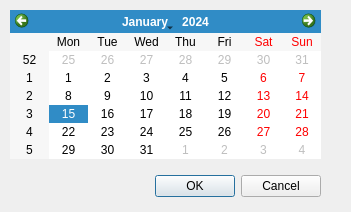
<?xml version="1.0" encoding="UTF-8"?>
<ui version="4.0">
 <class>WeekSelectionDialog</class>
 <widget class="QDialog" name="WeekSelectionDialog">
  <property name="geometry">
   <rect>
    <x>0</x>
    <y>0</y>
    <width>351</width>
    <height>212</height>
   </rect>
  </property>
  <property name="windowTitle">
   <string>Dialog</string>
  </property>
  <widget class="QDialogButtonBox" name="buttonBox">
   <property name="geometry">
    <rect>
     <x>150</x>
     <y>170</y>
     <width>171</width>
     <height>32</height>
    </rect>
   </property>
   <property name="orientation">
    <enum>Qt::Horizontal</enum>
   </property>
   <property name="standardButtons">
    <set>QDialogButtonBox::Cancel|QDialogButtonBox::Ok</set>
   </property>
  </widget>
  <widget class="QCalendarWidget" name="calendarWidget">
   <property name="geometry">
    <rect>
     <x>10</x>
     <y>10</y>
     <width>311</width>
     <height>149</height>
    </rect>
   </property>
   <property name="gridVisible">
    <bool>false</bool>
   </property>
   <property name="dateEditEnabled">
    <bool>false</bool>
   </property>
  </widget>
 </widget>
 <resources/>
 <connections>
  <connection>
   <sender>buttonBox</sender>
   <signal>accepted()</signal>
   <receiver>WeekSelectionDialog</receiver>
   <slot>accept()</slot>
   <hints>
    <hint type="sourcelabel">
     <x>248</x>
     <y>254</y>
    </hint>
    <hint type="destinationlabel">
     <x>157</x>
     <y>274</y>
    </hint>
   </hints>
  </connection>
  <connection>
   <sender>buttonBox</sender>
   <signal>rejected()</signal>
   <receiver>WeekSelectionDialog</receiver>
   <slot>reject()</slot>
   <hints>
    <hint type="sourcelabel">
     <x>316</x>
     <y>260</y>
    </hint>
    <hint type="destinationlabel">
     <x>286</x>
     <y>274</y>
    </hint>
   </hints>
  </connection>
 </connections>
</ui>
